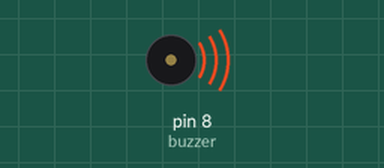
Simulated run of this sketch. Board: Arduino Uno, built with avr-gcc and run on an emulated ATmega328P. Shown: buzzer (waves = sounding).

Above: at 0.2 s.
Timing chart, 0 to 5.4 s (numbered marks = the images above):
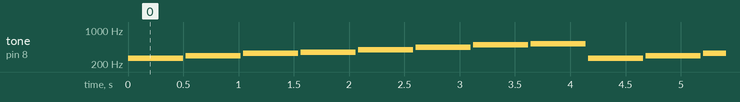

Measured:
- by itself, tone on pin 8 (buzzer): repeats every 4.2 s: silent 0.02 s, 294 Hz 0.50 s, silent 0.02 s, 330 Hz 0.50 s, silent 0.02 s, 349 Hz 0.50 s, silent 0.02 s, 392 Hz 0.50 s, silent 0.02 s, 440 Hz 0.50 s, silent 0.02 s, 494 Hz 0.50 s, silent 0.02 s, 523 Hz 0.50 s, silent 0.02 s, 262 Hz 0.50 s

The sketch:

Ders_9_Buzzer_Melodi.ino
```cpp
/*
Bu kodlar açık kaynak paylaşım olarak github "acetinkaya" alanında paylaşımı yapılmıştır.

BTP222 Robotik dersi içerisinde anlatımı yapılan bu kodlar ve içerikler Öğr. Gör. Ali ÇETİNKAYA tarafından oluşturulmuştur.

Github alanından;
watch - ilgili projenin proje takibi bildirimi,
star - yıldız ile beğenme bildirimi ve
fork - kendi hesabınıza kopyalama işlemleriyle paylaşımlarıma destek verebilirsiniz.

Bilgi paylaşıldıkça çoğalır ve gelişir. İyi çalışmalar dilerim.

Öğr. Gör. Ali ÇETİNKAYA İstanbul, 2025

Dersin Kaynak Adresleri:
https://github.com/acetinkaya/robotik-arduino-uygulamalari
https://alicetinkaya.site/ders-robotik
https://avesis.gelisim.edu.tr/alcetinkaya
https://scholar.google.com.tr/citations?hl=tr&user=XSEW-NcAAAAJ

---------------------------------------------------------------------------------------------------------
Kodun açıklaması:

Arduino Buzzer melodi uygulamasıdır.

*/


int buzzer = 8; //Buzzerin bağlı olduğu arduino pini
int notaSayi = 8;
int Do = 262;
int Re = 294;
int Mi = 330;
int Fa = 349;
int Sol = 392;
int La = 440;
int Si = 494;
int Do_ = 523;
int notalar[] = {Do, Re, Mi, Fa, Sol, La, Si, Do_};

void setup()
{
  pinMode(buzzer,OUTPUT);
}
void loop()
{
    for (int i = 0; i < notaSayi; i++)
  {
    tone(buzzer, notalar[i]);
    delay(500);
    noTone(buzzer);
    delay(20);
  }
  noTone(buzzer);
}
```
